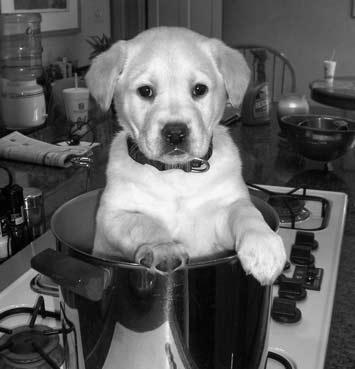
#> input picture 原图与参考图/dogOriginal.bmp, 355 x 369 px, found by its file name
$ python task1_visualize_final.py
#> lines starting #> are read from the running program, lines starting #| are printed output that depends on the picture
"""
任务一最终可视化：原图 / 失真图 / 去噪结果 / FFT频谱 / 残差对比
"""
import numpy as np
from PIL import Image
from scipy.ndimage import gaussian_filter, uniform_filter
import matplotlib
matplotlib.use('Agg')
import matplotlib.pyplot as plt
import os

BASE = r"d:\Github\School\digital_picture"
TEMP = os.path.join(BASE, "临时文件")
SRC = os.path.join(BASE, "原图与参考图")
OUT = os.path.join(BASE, "处理后图像")


def butterworth_notch_filter(img, notch_centers, D0=3, n=2):
    H, W = img.shape
    ch, cw = H // 2, W // 2
    fft = np.fft.fft2(img)
    fft_s = np.fft.fftshift(fft)
    v, u = np.indices((H, W))
    u_rel, v_rel = u - cw, v - ch
    H_f = np.ones((H, W), dtype=np.float64)
    for uc, vc in notch_centers:
        Dp = np.maximum(np.sqrt((u_rel-uc)**2 + (v_rel-vc)**2), 1e-10)
        Dn = np.maximum(np.sqrt((u_rel+uc)**2 + (v_rel+vc)**2), 1e-10)
        H_f *= 1.0 / (1.0 + (D0**2 / (Dp * Dn))**n)
    return np.real(np.fft.ifft2(np.fft.ifftshift(fft_s * H_f)))


def compute_ssim(img1, img2, L=255.0):
    K1, K2 = 0.01, 0.03
    C1, C2 = (K1*L)**2, (K2*L)**2
    ws = 11
    mu1 = uniform_filter(img1, size=ws)
    mu2 = uniform_filter(img2, size=ws)
    s1_sq = np.maximum(uniform_filter(img1**2, size=ws)-mu1**2, 0)
    s2_sq = np.maximum(uniform_filter(img2**2, size=ws)-mu2**2, 0)
    s12 = uniform_filter(img1*img2, size=ws)-mu1*mu2
    num = (2*mu1*mu2+C1)*(2*s12+C2)
    den = (mu1**2+mu2**2+C1)*(s1_sq+s2_sq+C2)
    return np.mean(num/(den+1e-10))


def fft_log_mag(img):
    fft = np.fft.fftshift(np.fft.fft2(img))
    return np.log1p(np.abs(fft))


def main():
    print("生成任务一最终可视化...")

    # 加载图像
    original = np.array(Image.open(os.path.join(SRC, "dogOriginal.bmp")).convert('L'), dtype=np.float64)
    distorted = np.array(Image.open(os.path.join(SRC, "dogDistorted.bmp")).convert('L'), dtype=np.float64)
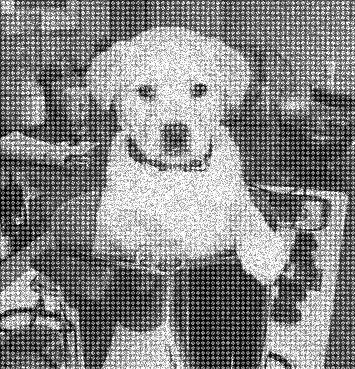
#> input picture 原图与参考图/dogDistorted.bmp, 355 x 369 px, found by its file name

    # 最佳参数处理
    f_u, f_v = 71, 74
    notch_peaks = [
        (f_u,0), (2*f_u,0), (0,f_v), (0,2*f_v),
        (f_u,f_v), (f_u,-f_v), (2*f_u,f_v), (2*f_u,-f_v),
        (f_u,2*f_v), (f_u,-2*f_v), (2*f_u,2*f_v), (2*f_u,-2*f_v),
    ]
    BEST_D0, BEST_N = 5, 1
    BEST_SIGMA = 1.3

    dc_offset = distorted.mean() - original.mean()
#> dc_offset = 38.81
    img_dc = distorted - dc_offset
    img_notch = butterworth_notch_filter(img_dc, notch_peaks, D0=BEST_D0, n=BEST_N)
    img_final = gaussian_filter(img_notch, sigma=BEST_SIGMA)

    # 计算指标
    def eval_metrics(proc, orig):
        diff = proc - orig
        mse = np.mean(diff**2)
#> mse = 4629.2
        psnr = 10*np.log10(255**2/mse) if mse>0 else float('inf')
#> psnr = 11.48
        snr = 10*np.log10(np.var(orig)/np.var(diff)) if np.var(diff)>0 else float('inf')
#> snr = 1.64
        ssim = compute_ssim(proc, orig)
#> in compute_ssim, `den = (mu1**2+mu2**2+C1)*(s1_sq+s2_sq+C2)`:
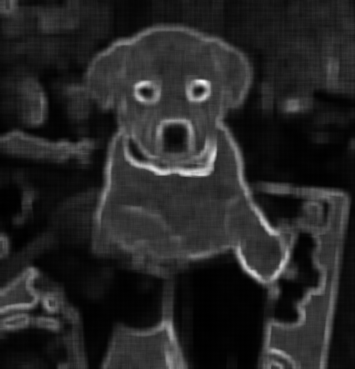
#> den: shape (369, 355) float64; min 4845680.2, max 721291574.8, mean 112438482.9; drawn with min black and max white
#> ssim = 0.178
        return mse, psnr, snr, ssim

    mse_dist, psnr_dist, snr_dist, ssim_dist = eval_metrics(distorted, original)
#> mse_dist = 4629.2; psnr_dist = 11.48; snr_dist = 1.64; ssim_dist = 0.178
    mse_final, psnr_final, snr_final, ssim_final = eval_metrics(img_final, original)
#> in eval_metrics (call 2), `diff = proc - orig`:
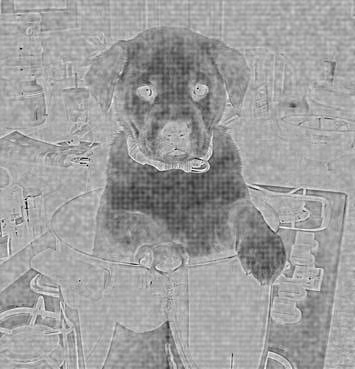
#> diff: shape (369, 355) float64; min -132.1, max 77.08, mean -2; drawn with min black and max white
#> in eval_metrics (call 2), `mse = np.mean(diff**2)`: mse = 459.6
#> in eval_metrics (call 2), `psnr = 10*np.log10(255**2/mse) if mse>0 else float('inf')`: psnr = 21.51
#> in eval_metrics (call 2), `snr = 10*np.log10(np.var(orig)/np.var(diff)) if np.var(diff)>0 else fl..`: snr = 10
#> call 2 of compute_ssim, with L = 255
#> in compute_ssim (call 2), `s1_sq = np.maximum(uniform_filter(img1**2, size=ws)-mu1**2, 0)`:
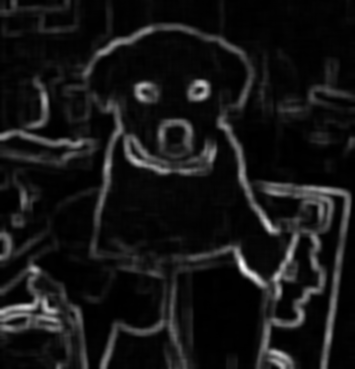
#> s1_sq: shape (369, 355) float64; min 8.39, max 3764.4, mean 330.2; drawn with min black and max white
#> in eval_metrics (call 2), `ssim = compute_ssim(proc, orig)`: ssim = 0.712
#> mse_final = 459.6; psnr_final = 21.51; snr_final = 10; ssim_final = 0.712

    # 残差
    noise_dist = distorted - original
    noise_final = img_final - original

    H, W = original.shape
#> H = 369; W = 355
    ch, cw = H//2, W//2
#> ch = 184; cw = 177

    # ==========================================
    # 大图: 3x3 布局
    # ==========================================
    fig, axes = plt.subplots(3, 3, figsize=(16, 14))
    fig.suptitle('Task 1: Spatial + Frequency Domain Image Enhancement\n'
                 f'Butterworth Notch(D0={BEST_D0}, n={BEST_N}) + Gaussian(sigma={BEST_SIGMA})',
                 fontsize=14, fontweight='bold')

    # Row 1: 空域图像
    axes[0,0].imshow(original, cmap='gray', vmin=0, vmax=255)
    axes[0,0].set_title('Original Image (Reference)', fontweight='bold')
    axes[0,0].axis('off')

    axes[0,1].imshow(distorted, cmap='gray', vmin=0, vmax=255)
    axes[0,1].set_title(f'Distorted (Noisy)\nPSNR={psnr_dist:.1f}dB, SSIM={ssim_dist:.3f}', fontweight='bold')
    axes[0,1].axis('off')

    axes[0,2].imshow(img_final, cmap='gray', vmin=0, vmax=255)
    axes[0,2].set_title(f'Denoised Result\nPSNR={psnr_final:.1f}dB, SSIM={ssim_final:.3f}', fontweight='bold', color='green')
    axes[0,2].axis('off')

    # Row 2: FFT频谱 (对数幅度)
    vmax_fft = np.percentile(fft_log_mag(distorted), 98)
#> vmax_fft = 10.45
    axes[1,0].imshow(fft_log_mag(original), cmap='hot', aspect='equal')
    axes[1,0].set_title('FFT Spectrum: Original', fontweight='bold')
    axes[1,0].axis('off')

    axes[1,1].imshow(fft_log_mag(distorted), cmap='hot', aspect='equal', vmax=vmax_fft)
    axes[1,1].set_title('FFT Spectrum: Distorted\n(periodic noise peaks visible)', fontweight='bold')
    # 标注峰值位置
    for uc, vc in notch_peaks:
        axes[1,1].plot(cw+uc, ch+vc, 'o', markersize=4, markerfacecolor='none',
                       markeredgecolor='cyan', markeredgewidth=1, alpha=0.7)
    axes[1,1].axis('off')

    axes[1,2].imshow(fft_log_mag(img_final), cmap='hot', aspect='equal', vmax=vmax_fft)
#> in fft_log_mag (call 4), `return np.log1p(np.abs(fft))`:
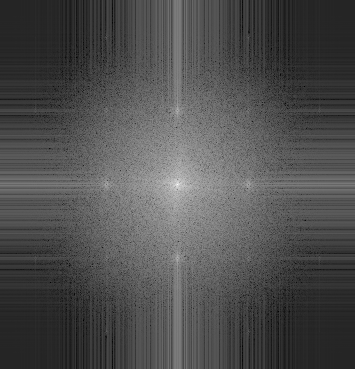
#> returned value: shape (369, 355) float64; min 0.766, max 16.31, mean 5.58; drawn with min black and max white
    axes[1,2].set_title('FFT Spectrum: Denoised\n(periodic peaks removed)', fontweight='bold', color='green')
    axes[1,2].axis('off')

    # Row 3: 残差分析
    vmax_resid = max(abs(noise_dist).max(), abs(noise_final).max()) * 0.7
#> vmax_resid = 133.7
    im0 = axes[2,0].imshow(noise_dist, cmap='RdBu_r', vmin=-vmax_resid, vmax=vmax_resid)
    axes[2,0].set_title(f'Noise (Dist-Orig)\nstd={noise_dist.std():.1f}', fontweight='bold')
    axes[2,0].axis('off')
    plt.colorbar(im0, ax=axes[2,0], fraction=0.046, pad=0.04)

    im1 = axes[2,1].imshow(noise_final, cmap='RdBu_r', vmin=-vmax_resid, vmax=vmax_resid)
    axes[2,1].set_title(f'Residual (Denoised-Orig)\nstd={noise_final.std():.1f}', fontweight='bold', color='green')
    axes[2,1].axis('off')
    plt.colorbar(im1, ax=axes[2,1], fraction=0.046, pad=0.04)

    # 残差直方图对比
    axes[2,2].hist(noise_dist.flatten(), bins=80, alpha=0.5, color='red', label=f'Before(std={noise_dist.std():.1f})')
    axes[2,2].hist(noise_final.flatten(), bins=80, alpha=0.5, color='green', label=f'After(std={noise_final.std():.1f})')
    axes[2,2].axvline(x=0, color='black', linestyle='--', linewidth=1)
    axes[2,2].set_xlabel('Noise Intensity')
    axes[2,2].set_ylabel('Pixel Count')
    axes[2,2].set_title('Residual Noise Distribution', fontweight='bold')
    axes[2,2].legend()

    plt.tight_layout()
    plt.savefig(os.path.join(TEMP, "task1_final_comparison.png"), dpi=150, bbox_inches='tight')
#> figure, not shown here; panel 9: tallest bar 5765 high, from x = 1 to 4.8; panel 9: tallest bar 11726 high, from x = 6.49 to 9.1
    plt.close()
    print("  [OK] task1_final_comparison.png")

    # ==========================================
    # 补充图: 去噪过程阶段展示
    # ==========================================
    fig2, axes2 = plt.subplots(2, 3, figsize=(16, 9))
    fig2.suptitle('Task 1: Denoising Pipeline Stages', fontsize=14, fontweight='bold')

    stages = [
        ('Original', original, None),
        ('Distorted (Noisy)', distorted, psnr_dist),
        ('After DC Correction', img_dc, None),
        ('After Notch Filter', img_notch, None),
        ('Final (Notch+Gaussian)', img_final, psnr_final),
    ]

    # 在 (1,0) 放中间行剖面
    row_idx = H // 2
#> row_idx = 184
    ax_profile = axes2[1, 1]
    ax_profile.plot(original[row_idx,:], 'b-', alpha=0.5, linewidth=0.8, label='Original')
    ax_profile.plot(distorted[row_idx,:], 'r-', alpha=0.4, linewidth=0.6, label='Distorted')
    ax_profile.plot(img_final[row_idx,:], 'g-', alpha=0.7, linewidth=0.8, label='Denoised')
    ax_profile.set_xlabel('Column (pixel)')
    ax_profile.set_ylabel('Intensity')
    ax_profile.set_title(f'Line Profile (Row {row_idx})', fontweight='bold')
    ax_profile.legend(fontsize=7)
    ax_profile.set_ylim(0, 280)

    # 指标摘要
    ax_summary = axes2[1, 2]
    ax_summary.axis('off')
    metrics_text = (
        f"=== QUALITY METRICS ===\n\n"
        f"BEFORE (Distorted):\n"
        f"  MSE  = {mse_dist:.1f}\n"
        f"  PSNR = {psnr_dist:.2f} dB\n"
        f"  SNR  = {snr_dist:.2f} dB\n"
        f"  SSIM = {ssim_dist:.4f}\n\n"
        f"AFTER (Denoised):\n"
        f"  MSE  = {mse_final:.1f}\n"
        f"  PSNR = {psnr_final:.2f} dB\n"
        f"  SNR  = {snr_final:.2f} dB\n"
        f"  SSIM = {ssim_final:.4f}\n\n"
        f"IMPROVEMENT:\n"
        f"  PSNR +{psnr_final-psnr_dist:.2f} dB\n"
        f"  MSE reduced {100*(1-mse_final/mse_dist):.1f}%\n"
        f"  SNR  +{snr_final-snr_dist:.2f} dB\n"
        f"  SSIM +{ssim_final-ssim_dist:.4f}"
    )
    ax_summary.text(0.05, 0.95, metrics_text, transform=ax_summary.transAxes,
                    fontsize=10, verticalalignment='top', fontfamily='monospace',
                    bbox=dict(boxstyle='round', facecolor='wheat', alpha=0.5))

    # 阶段图像
    stage_positions = [(0,0), (0,1), (0,2), (1,0)]
    for idx, (title, img, psnr_val) in enumerate(stages):
        if idx >= len(stage_positions):
            break
        r, c = stage_positions[idx]
        axes2[r, c].imshow(img, cmap='gray', vmin=0, vmax=255)
        label = title
        if psnr_val is not None:
            label += f'\nPSNR={psnr_val:.1f}dB'
        axes2[r, c].set_title(label, fontweight='bold')
        axes2[r, c].axis('off')
#> this loop made 5 passes
#> (title, psnr_val, r, c, label) on passes 1 to 4: ('Original', None, 0, 0, 'Original'), ('Distorted (Noisy)', 11.48, 0, 1, 'Distorted (Noisy)'), ('After DC Correction', None, 0, 2, 'After DC Correction'), ('After Notch Filter', None, 1, 0, 'After Notch Filter')
#> (title, psnr_val) on pass 5: ('Final (Notch+Gaussian)', 21.51)

    plt.tight_layout()
    plt.savefig(os.path.join(TEMP, "task1_pipeline_stages.png"), dpi=150, bbox_inches='tight')
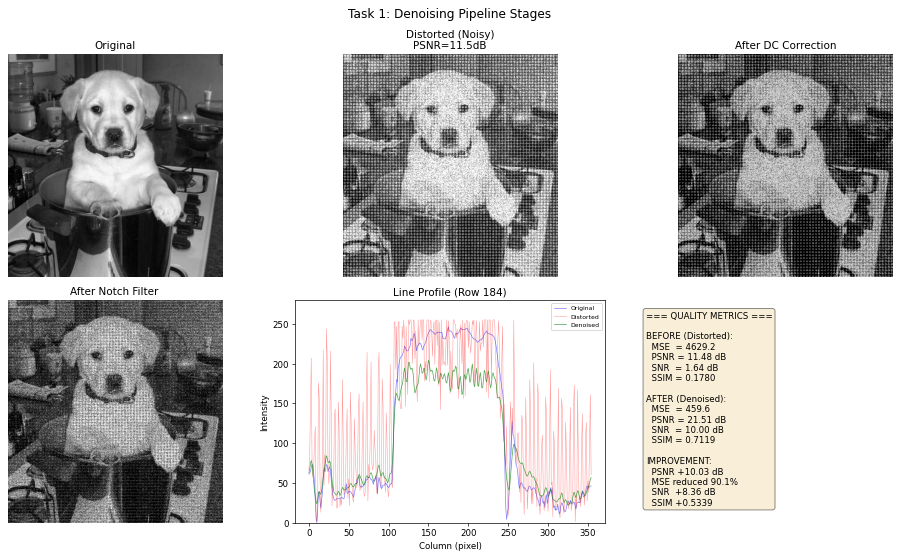
#> figure drawn by matplotlib, 5 panels; panel 5: curve peaks at x = 175, y = 246; panel 5: curve peaks at x = 119, y = 255; panel 5: curve peaks at x = 150, y = 204.3
    plt.close()
    print("  [OK] task1_pipeline_stages.png")

    # ==========================================
    # 保存最终结果到处理后图像文件夹
    # ==========================================
    for label, arr in [
        ("original", original),
        ("distorted", distorted),
        ("denoised_final", img_final),
        ("residual_before", noise_dist + 128),  # 偏移以便可视化
        ("residual_after", noise_final + 128),
    ]:
        img_save = np.clip(arr, 0, 255).astype(np.uint8)
        Image.fromarray(img_save, mode='L').save(os.path.join(OUT, f"task1_{label}.bmp"))
#> this loop made 5 passes
#> label on passes 1 to 5: 'original', 'distorted', 'denoised_final', 'residual_before', 'residual_after'
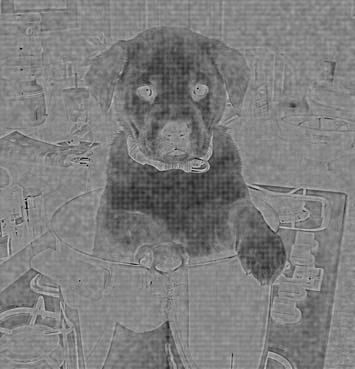
#> img_save: shape (369, 355); min 0, max 205, mean 125.5
    print(f"  [OK] 结果图像已保存至 {OUT}")
#|   [OK] 结果图像已保存至 d:\Github\School\digital_picture/处理后图像

    print(f"\n最终评估指标:")
    print(f"  MSE  = {mse_final:.2f}  (原始: {mse_dist:.1f})")
#|   MSE  = 459.61  (原始: 4629.2)
    print(f"  PSNR = {psnr_final:.2f} dB  (原始: {psnr_dist:.2f} dB, 提升 +{psnr_final-psnr_dist:.2f} dB)")
#|   PSNR = 21.51 dB  (原始: 11.48 dB, 提升 +10.03 dB)
    print(f"  SNR  = {snr_final:.2f} dB  (原始: {snr_dist:.2f} dB, 提升 +{snr_final-snr_dist:.2f} dB)")
#|   SNR  = 10.00 dB  (原始: 1.64 dB, 提升 +8.36 dB)
    print(f"  SSIM = {ssim_final:.4f}  (原始: {ssim_dist:.4f}, 提升 +{ssim_final-ssim_dist:.4f})")
#|   SSIM = 0.7119  (原始: 0.1780, 提升 +0.5339)
    print("Done.")


if __name__ == '__main__':
    main()
